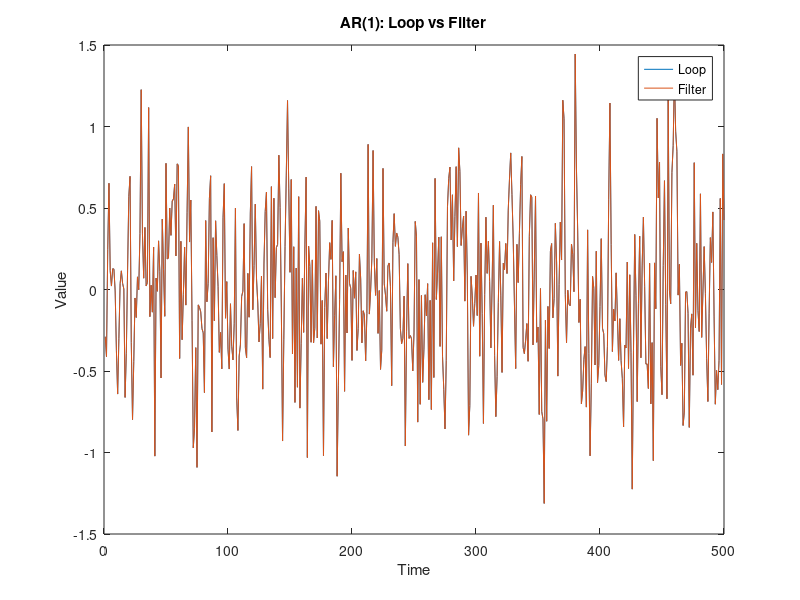
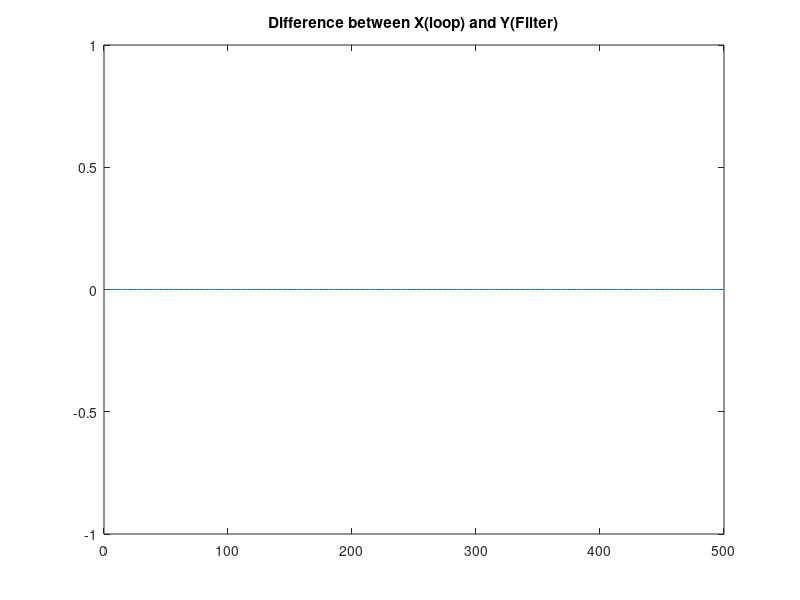
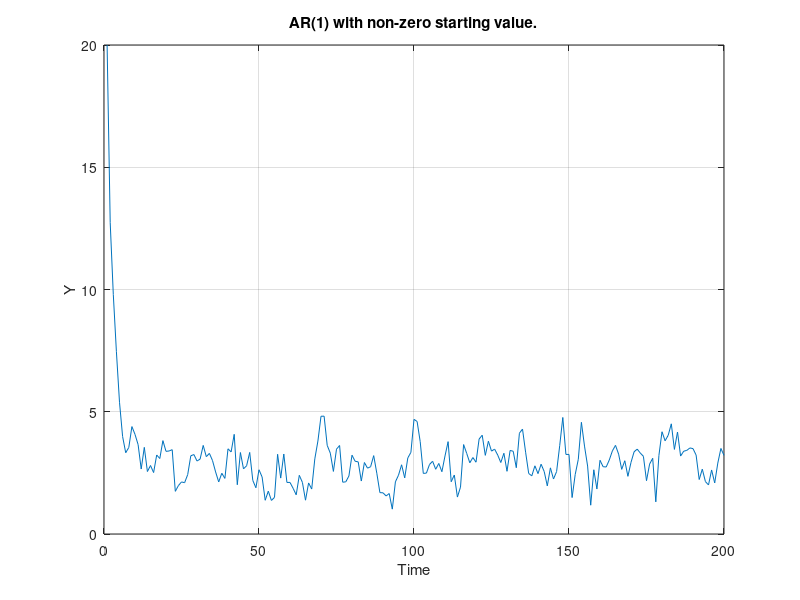
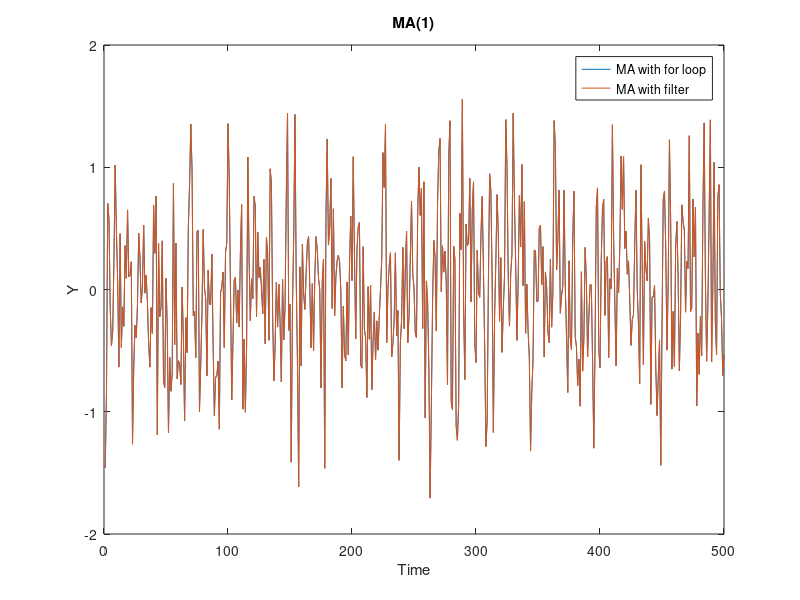

Source code (MATLAB) for these figures, in order: (Note: this script raises an error after producing the figures.)
%%%%%%%%%%%%%%%%%%%%%%%%%%%%%%%%%%%%%%%%%%%%%%%%%%%%%%%%%%%%%%%%%%%%%%%%%%%%%
%Exercise 1 output
%%%%%%%%%%%%%%%%%%%%%%%%%%%%%%%%%%%%%%%%%%%%%%%%%%%%%%%%%%%%%%%%%%%%%%%%%%%%%
rng(100);
T = 500;
phi = 0.4;
sigma2 = 0.2;

%White noise error term
epsilon = sqrt(sigma2) * randn(T,1);

X = zeros(T, 1);
X(1)=epsilon(1);
for t = 2:T
    X(t) = phi * X(t-1) + epsilon(t);
end

%%%%%% 1b) using filter()%%%%%%
Y = filter(1, [1 -phi], epsilon); %use same epsilon.
Y(1)=epsilon(1);

figure; plot(X, 'DisplayName','Loop');
hold on
plot(Y, 'DisplayName','Filter');
title('AR(1): Loop vs Filter');
xlabel('Time')
ylabel('Value')
legend;
hold off

%Plot the difference series
figure;plot(X -Y);
title('Difference between X(loop) and Y(Filter)');

%%%%%%%%%%%%%%%%%%%%%%%%%%%%%%%%%%%%%%%%%%%%%%%%%%%%%%%%%%%%%%%%%%%%%%%%%%%%%
%Exercise 2 output
%%%%%%%%%%%%%%%%%%%%%%%%%%%%%%%%%%%%%%%%%%%%%%%%%%%%%%%%%%%%%%%%%%%%%%%%%%%%%
clearvars -global;

rng(1);
T = 200;
sigma2 = 0.4;
mu = 3;
init = 20;
phi = 0.6;

c = mu*(1-phi);

%Using a for loop
epsilon = sqrt(sigma2) * randn(T,1); %Generate White Noise
Y = zeros(T, 1);
Y(1) = init;
for t = 2:T
    Y(t) = c + phi * Y(t-1) + epsilon(t);
end
figure;plot(Y);
title('AR(1) with non-zero starting value.');
xlabel('Time');
ylabel('Y');
grid on;

%Check the mean
mean(Y)

%%%%%%%%%%%%%%%%%%%%%%%%%%%%%%%%%%%%%%%%%%%%%%%%%%%%%%%%%%%%%%%%%%%%%%%%%%%%%
%Exercise 3 output
%%%%%%%%%%%%%%%%%%%%%%%%%%%%%%%%%%%%%%%%%%%%%%%%%%%%%%%%%%%%%%%%%%%%%%%%%%%%%
clearvars -global;

T = 500;
sigma2 = 0.3;
theta = 0.3;

rng(1);
epsilon = sqrt(sigma2) * randn(T,1);
Y1  = zeros(T,1); %No need to set starting value, since its already zero.
for t = 2:T
    Y1(t) = epsilon(t) + theta * epsilon(t-1);
end
Y1(1)=epsilon(1);

figure;plot(Y1);
title('MA(1)');
xlabel('Time');
ylabel('Y');

hold on 

Y2 = filter([1 theta], 1, epsilon); %Use the same epsilon with filter
Y2(1)=epsilon(1);

plot(Y2);
legend('MA with for loop', 'MA with filter');

hold off

%%%%%%%%%%%%%%%%%%%%%%%%%%%%%%%%%%%%%%%%%%%%%%%%%%%%%%%%%%%%%%%%%%%%%%%%%%%%%
%Exercise 4 output
%%%%%%%%%%%%%%%%%%%%%%%%%%%%%%%%%%%%%%%%%%%%%%%%%%%%%%%%%%%%%%%%%%%%%%%%%%%%%
clearvars -global;

sigma2 = 0.4;
T = 200;

%Define AR/MA polynomials.
AR = [1 -0.5 -0.3 -0.1];
MA = [1 0.6 0.2];

%Convert them to roots since function takes roots.
AR_rt = roots(AR);
MA_rt = roots(MA);

rng(1)
[y,epsilon] = sim_ARMA(T, sigma2, AR_rt, MA_rt);

figure;plot(y);
title('ARMA');
xlabel('Time');
ylabel('Y');

hold on

%Check our output with built-in ARIMA function.
rng(1)
arma = arima('Constant', 0, 'AR', -AR(2:end), 'MA', MA(2:end), 'Variance',sigma2);
sim = simulate(arma,T);

plot(sim);
plot(epsilon);
legend('Our Function', 'ARIMA built-in function', 'White Noise');

hold off

%%%%%%%%%%%%%%%%%%%%%%%%%%%%%%%%%%%%%%%%%%%%%%%%%%%%%%%%%%%%%%%%%%%%%%%%%%%%%
%Exercise 5 output
%%%%%%%%%%%%%%%%%%%%%%%%%%%%%%%%%%%%%%%%%%%%%%%%%%%%%%%%%%%%%%%%%%%%%%%%%%%%%
clearvars -global;
T = 250;
phi = 0.4;
sigma2 = 1;
N = 1000;
rejections = 0;

h0 = 0; %null hypothesis.
[phihat, c_hat] = deal(zeros(N,1));
rng(100)
for sim = 1:N
    epsilon = sqrt(sigma2) * randn(T,1);
    Y = zeros(T,1);
    for t=2:T
        Y(t) = phi *Y(t-1) + epsilon(t);
    end
    X = [ones(T-1, 1), Y(1:T-1)];
    y = Y(2:T);

    %Run the regression with intercept.
    beta_ols = X\y; %beta_ols solves (X'X)b = (X'y).
    c_hat(sim) = beta_ols(1);
    phihat(sim) = beta_ols(2);

    e = y - X*beta_ols; %Compute the residuals.

    s2 = (e'*e)/(T-1-width(X)); %Unbiased estimate of sigma^2 (we lose 1 observation). 
    Sigma = s2 * inv(X'*X);

    se_phihat = sqrt(Sigma(2,2)); %variance of phihat is the second diagonal element of Sigma.
    %se_c = sqrt(Sigma(1,1)); variance of intercept is the first diagonal element of Sigma.

    t_phihat = (beta_ols(2)-h0) / se_phihat;

    if abs(t_phihat)>1.96
        rejections = rejections + 1;
    end
end
%Plot histogram of the distribution of the estimators.
figure;phi_hist = histogram(phihat,50, 'FaceColor', [0, 0.4470, 0.7410], 'FaceAlpha', 0.5);
hold on 
c_hist = histogram(c_hat,50, 'FaceColor',[0.8500, 0.3250, 0.0980], 'FaceAlpha', 0.5);
hold off
legend({sprintf('phi'), ...
        sprintf('intercept')}, 'Location', 'northwest');
(rejections/N)*100

%%%%%%%%%%%%%%%%%%%%%%%%%%%%%%%%%%%%%%%%%%%%%%%%%%%%%%%%%%%%%%%%%%%%%%%%%%%%%
%Exercise 6 output
%%%%%%%%%%%%%%%%%%%%%%%%%%%%%%%%%%%%%%%%%%%%%%%%%%%%%%%%%%%%%%%%%%%%%%%%%%%%%
clearvars -global;

T=[50, 100, 200, 1000];
phi = 0.9;
N = 1000;
sigma2 = 0.8;

% Pre-allocate list of output vectors
output = cell(1,length(T));
for i=1:length(T)
    output{i} = zeros(1,N);
end

rng(1)
for i=1:length(T)
    phihat = zeros(N,1);
    for sim=1:N
        epsilon = sqrt(sigma2) * randn(T(i), 1);
        Y = zeros(T(i), 1);
        for t=2:T(i)
            Y(t) = phi * Y(t-1) + epsilon(t);
        end
        X = [ones(T(i)-1, 1), Y(1:T(i)-1)];
        y = Y(2:end);

        beta_ols = X\y;
        phihat(sim) = beta_ols(2);
    end
    output{i} = phihat;
end
%Overlay histograms on one graph.
figure;histogram(output{1}, 'FaceColor', [0, 0.4470, 0.7410], 'FaceAlpha', 0.5);
hold on 
histogram(output{2}, 'FaceColor', [0.8500, 0.3250, 0.0980], 'FaceAlpha', 0.4);
histogram(output{3}, 'FaceColor', [0.9290, 0.6940, 0.1250], 'FaceAlpha', 0.4);
histogram(output{4}, 'FaceColor', [0.4940, 0.1840, 0.5560], 'FaceAlpha', 0.4);
legend({sprintf('Histogram for phi with T=%.2f', T(1)), ...
        sprintf('Histogram for phi with T=%.2f', T(2)), ...
        sprintf('Histogram for phi with T=%.2f', T(3)), ...
        sprintf('Histogram for phi with T=%.2f', T(4))}, 'Location', 'northwest');
hold off

%%%%%%%%%%%%%%%%%%%%%%%%%%%%%%%%%%%%%%%%%%%%%%%%%%%%%%%%%%%%%%%%%%%%%%%%%%%%%
%Exercise 7 output
%%%%%%%%%%%%%%%%%%%%%%%%%%%%%%%%%%%%%%%%%%%%%%%%%%%%%%%%%%%%%%%%%%%%%%%%%%%%%
clearvars -global;

theta = 0.6;
sigma2 = 0.5;
N = 1000;
steps = 5;
step_size = 250;

rng(1);
output = cell(1,steps);
for i=1:steps
    output{i} = zeros(1,N);
end
for i=1:steps
    a_hat = zeros(N, 1);
    for sim=1:N
        epsilon = sqrt(sigma2) * randn([step_size* 2^(i-1),1]);
        x = zeros(step_size* 2^(i-1),1); 
        for t = 2:step_size* 2^(i-1)
            x(t) = epsilon(t) + theta * epsilon(t-1);
        end
        X = x(1: (step_size* 2^(i-1)) -1);
        Y = x(2:end);
        a_ols = X \ Y;

        a_hat(sim) = a_ols;
    end
    output{i} = a_hat;
end
figure;
hold on
legendEntries = cell(1,steps);
for j=1:steps
    mean(output{j})
    [f,xi] = ksdensity(output{j});
    plot(xi, f, 'LineWidth', 2);
    legendEntries{j} = sprintf('T: %d', step_size* 2^(j-1));
end
legend(legendEntries, 'Location', 'best');
title('Kernel Density Estimates for Different T');
xlabel('Estimated coefficient');
ylabel('Density');

hold off
















            













